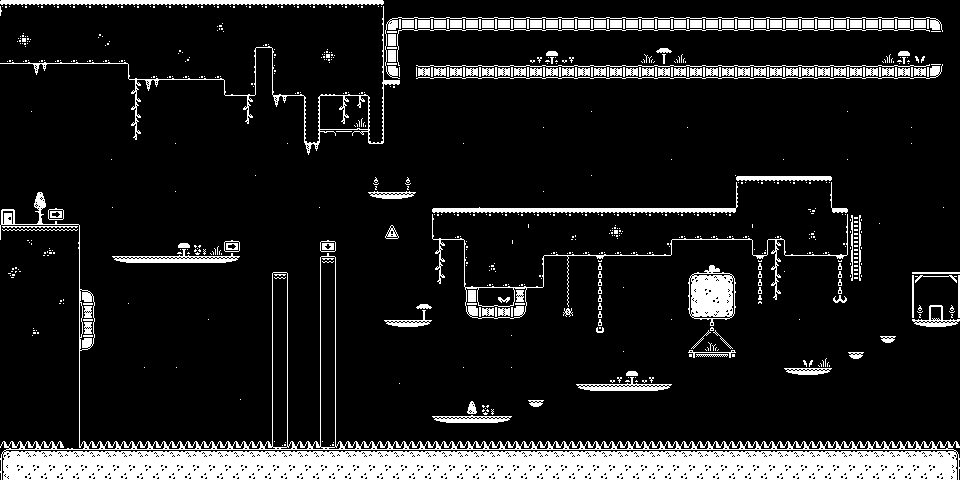

Rendered tile map (Tiled .tmx) drawn with the repository's tilesets; below, a short description and the map source with its tile grids summarised:
An orthogonal 60x30 tile map with 16x16 px tiles, 2 tile layers (Platforms, gothrough).

<map version="1.5" tiledversion="1.7.2" orientation="orthogonal" renderorder="right-down" width="60" height="30" tilewidth="16" tileheight="16" infinite="0" nextlayerid="4" nextobjectid="1">
 <tileset firstgid="1" name="obsidiantiles" tilewidth="16" tileheight="16" spacing="1" tilecount="400" columns="20">
  <image source="../platformer tiles/Tilemap/monochrome_tilemap_transparent.png" width="339" height="339" />
 </tileset>
 <layer id="1" name="Platforms" width="60" height="30">
  <properties>
   <property name="collides" type="bool" value="true" />
  </properties>
  <data>[1800 cells, 586 non-empty, 89 distinct tile ids]</data>
 </layer>
 <layer id="3" name="gothrough" width="60" height="30">
  <data>[1800 cells, 28 non-empty, 19 distinct tile ids]</data>
 </layer>
 <objectgroup id="2" name="Interactables" />
</map>
